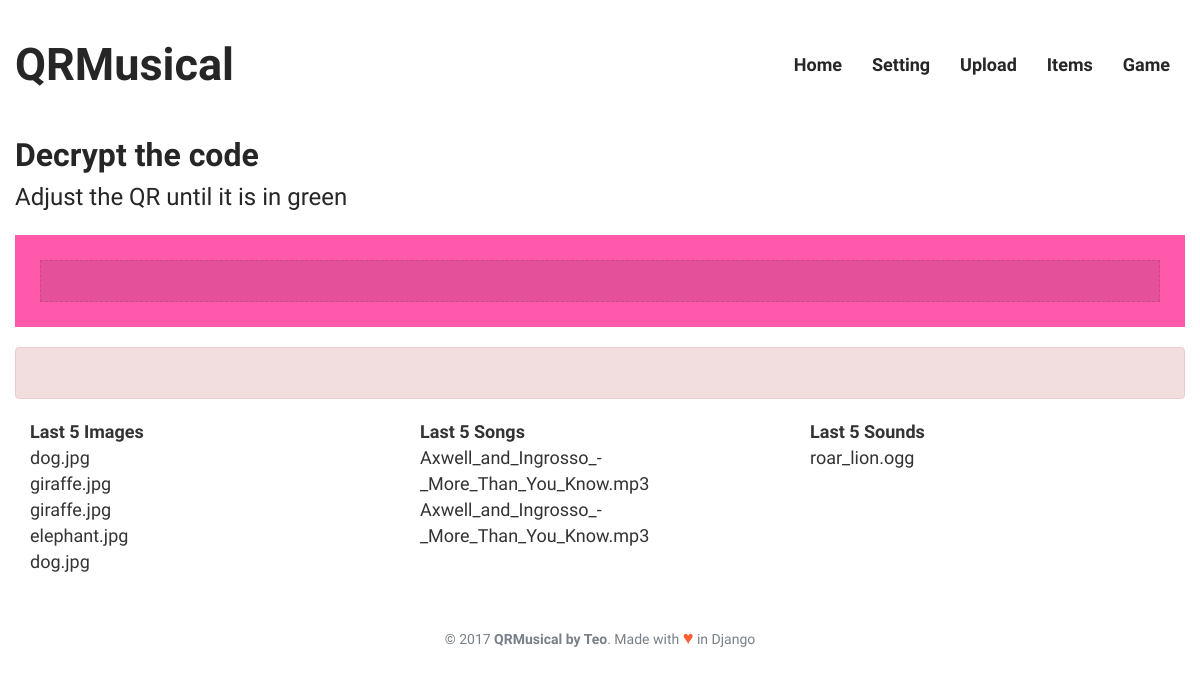
The app's page /, older data.
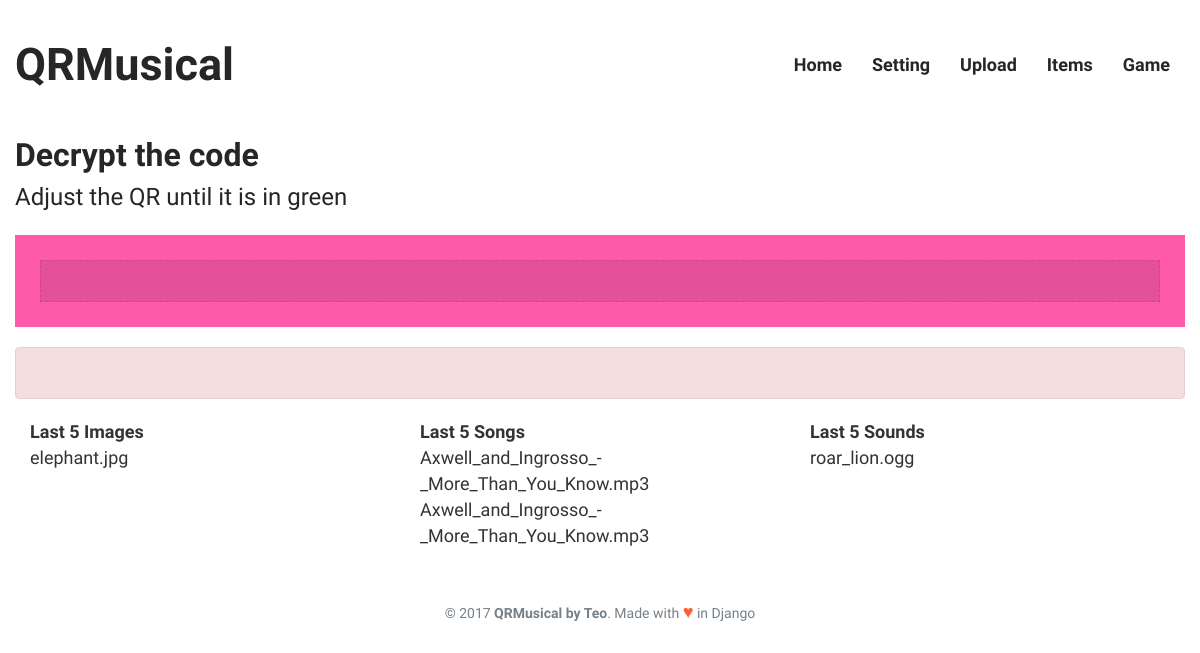
The same page, newer data.
### appQRMusical/models.py (models this page shows)
class File(models.Model):
    FILE_TYPES = (
        ('mp3', 'Song'),
        ('ogg', 'Sound'),
        ('jpg', 'Image'),
    )
    id = models.AutoField(primary_key=True)
    file = models.FileField(upload_to=directory_to_upload)
    filename = models.CharField(max_length=128, blank=True, null=True)
    filetype = models.CharField(max_length=3, choices=FILE_TYPES, blank=True)
    upload_date = models.DateTimeField(auto_now_add=True)
    def __str__(self):
        return self.filename

### appQRMusical/views.py (the view)
# urls.py: 2. Add a URL to urlpatterns:  url(r'^$', views.home, name='home')
def home(request):
	global_vars.cam
	global_vars.message
	global_vars.zbar_status
	context = last_items(request, 5)
	context['alert'] = "alert-info"
	if global_vars.cam == 0:
		global_vars.message = 'Get close QR code to cam'
		global_vars.cam = 1
	elif global_vars.cam == 1:
		global_vars.zbar_status = os.popen('/usr/bin/zbarcam --prescale=320x240','r')
		global_vars.cam = 2
	elif global_vars.cam == 2:
		if global_vars.zbar_status != None:
			t = threading.Thread(target=read_code)
			t.start()
	print(global_vars.message)
	if global_vars.message != "Get close QR code to cam":
		if os.path.exists(global_vars.message):
			context['alert'] = "alert-success"
		else:
			context['alert'] = "alert-danger"
			context['message'] = "The code NO exists"
	context['message'] = global_vars.message
	return render(request, 'home.html', context)

### appQRMusical/templatetags/zbar_extras.py (called while the page is built)
@register.simple_tag
def start_cam():
	print("Start Cam")

### appQRMusical/views.py (called while the page is built)
def last_items(request, number_objects):
	return {
		'images_list'	: File.objects.order_by('-upload_date').filter(filetype="jpg")[:number_objects],
		'songs_list'	: File.objects.order_by('-upload_date').filter(filetype="mp3")[:number_objects],
		'sounds_list'	: File.objects.order_by('-upload_date').filter(filetype="ogg")[:number_objects],
	}

### appQRMusical/templates/home.html
{% extends "common_template.html" %}
{% block activate_home %} class="active" {% endblock %}
{% block content %}
<div class="container">
	<div class="row">
		<h1>Decrypt the code</h1>
        <h2>Adjust the QR until it is in green</h2>
		<div class="col-sm-12 QRM_box QRM_pink">
			<div class="QRM_box_in">
			</div>
		</div>
		<div>
			{% include "message.html" %}
		</div>
	</div>
</div>
<div>
	{% include "last_items.html" with images_list=images_list %}
</div>
{% endblock content %}

### appQRMusical/templates/common_template.html (shortened to what this page needs)
<!DOCTYPE html>
{% load staticfiles %}
{% load zbar_extras %}
<html lang="es">
	<head>
		<link href="{% static 'css/bootstrap.min.css' %}" rel="stylesheet" type="text/css">
		<link href="{% static 'css/QRMusical.css' %}" rel="stylesheet" type="text/css">
	</head>
	<body>
		<div id="sidebar" class="navbar QRM_nav navbar-static-top">
			<div class="container QRM_container">
				<div class="navbar-header">
					<a class="navbar-brand QRM_navbar-brand" href="/">QRMusical</a>
				</div>
				<div class="navbar-collapse collapse" style="height: 1px;">
					<ul class="nav navbar-nav QRM_navbar_nav">
						<li {% block activate_home %}{% endblock %}><a href="/">Home</a></li>
						<li {% block activate_settign %}{% endblock %}><a href="/setting/1/">Setting</a></li>
						<li {% block activate_upload %}{% endblock %}><a href="/upload">Upload</a></li>
						<li {% block activate_items %}{% endblock %}><a href="/item_list">Items</a></li>
						<li {% block activate_game %}{% endblock %}><a href="/game">Game</a></li>
					</ul>
				</div>
			</div>
		</div>
		<div id="content">
			{% block content %}{% endblock content %}
		</div>
		<footer>
			<div class="container">
				<center>
					<div class="text" style="color: #778088">
						© 2017
						<strong>QRMusical by Teo</strong>.
						Made with <span class="QRM_love">♥</span> in Django
					</div>
				</center>
			</div>
		</footer>
	</body>
</html>

### appQRMusical/templates/message.html (shortened to what this page needs)
{% load staticfiles %}
<div id="auto" >
	<div class="col-sm-12 QRM_box alert {{ alert }}">
	</div>
</div>

### appQRMusical/templates/last_items.html
<div class="container">
    <div class="row">
		<div class="col-sm-4">
			<h5>Last 5 Images</h5>
			{% for img in images_list %}
				<a href="{% url 'item_detail' img.pk %}">
					<p>{{ img }}</p>
				</a>
			{% endfor %}
		</div>
		<div class="col-sm-4">
			<h5>Last 5 Songs</h5>
			{% for son in songs_list %}
				<a href="{% url 'item_detail' son.pk %}">
					<p>{{ son }}</p>
				</a>
			{% endfor %}
		</div>
		<div class="col-sm-4">
			<h5>Last 5 Sounds</h5>
			{% for sou in sounds_list %}
				<a href="{% url 'item_detail' sou.pk %}">
					<p>{{ sou }}</p>
				</a>
			{% endfor %}
		</div>
	</div>
</div>

### appQRMusical/static/css/QRMusical.css (style rules this page uses)
.QRM_nav { font-size: 18px; color: #262626; font-weight: bold; }
.QRM_navbar_nav { float:right; }
.QRM_navbar-brand { font-size: 45px; }
.QRM_container { padding: 40px 0px 20px 0px; }
.QRM_box { margin-left: auto; margin-right: auto; margin-top: 20px; padding: 25px; text-align: center; font-size: 24px; line-height: 36px; }
.QRM_box_in { border-style: dashed; border-width: thin; border-color: rgba(0, 0, 0, 0.1); background-color: rgba(0, 0, 0, 0.1); color: #fff; padding: 20px; }
.QRM_pink { background-color: #FF59AC; }
.QRM_love { color: #ff6032; font-size: 1.3em; }
h1 { font-size: 32px; line-height: 1.5; font-weight: 600; color: #262626; margin: 0; }
h2 { font-weight: 300; color: #262626; font-size: 24px; line-height: 1.5; margin: 0; }
h5 { font-size: 18px !important; line-height: 26px; font-weight: 600; margin: 0; display: block; font-size: 1.17em; -webkit-margin-start: 0px; -webkit-margin-end: 0px; font-weight: bold; }
body { font-family: 'Source Sans Pro', Helvetica, Arial, sans-serif; -webkit-font-smoothing: antialiased; }
a { color: inherit; }
p { margin: 0; font-size: 18px; line-height: 26px; font-weight: 400; }
footer { padding: 50px 0px 20px 0px; }

Row changes from the older to the newer data that the page shows:
removed File: filename "dog.jpg", shown under "Last 5 Images"
removed File: filename "giraffe.jpg", shown under "Last 5 Images"
removed File: filename "giraffe.jpg", shown under "Last 5 Images"
removed File: filename "dog.jpg", shown under "Last 5 Images"
